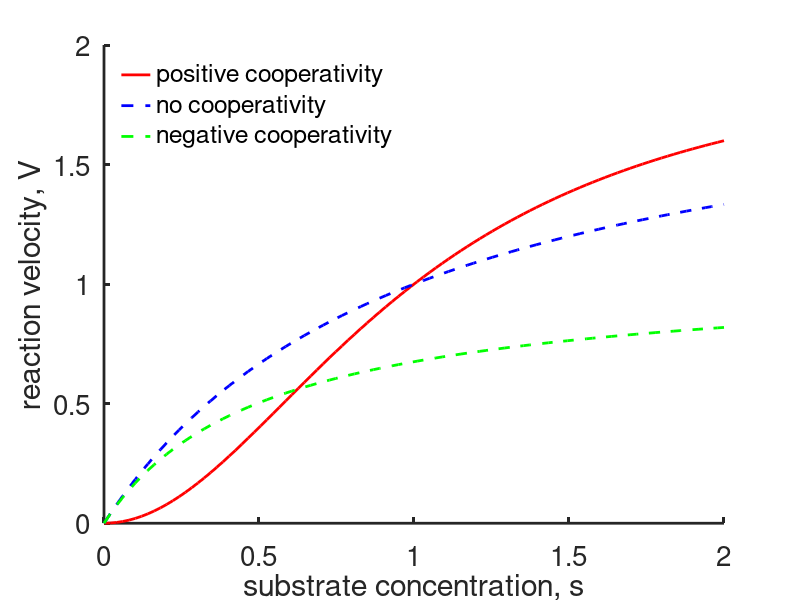

Write MATLAB code to recreate this figure.
%-------------------------------------------------------------------

% Matlab code for plotting the velocity of a cooperative enzyme.

% For Chapter 1, Fig. 1.4 of
% Keener and Sneyd, Mathematical Physiology, 3rd Edition, Springer.

% Written by James Keener and James Sneyd

%-------------------------------------------------------------------

close all
clear all
clc

set(0,                           ...
   'defaultaxesfontsize', 20,   ...
   'defaultaxeslinewidth', 2.0, ...
   'defaultlinelinewidth', 2.0, ...
   'defaultpatchlinewidth', 0.7);

e0 = 1; k2 = 1; k4 = 2;

s = linspace(0,2,100);
K1 = 1000; K2 = 0.001;
V = (k2*K2 + k4*s)*e0.*s./(K1*K2 + K2*s + s.^2);
plot(s,V,'r','LineWidth',2)
hold on

K1 = 0.5; K2 = 2;
V = (k2*K2 + k4*s)*e0.*s./(K1*K2 + K2*s + s.^2);
plot(s,V,'--b','LineWidth',2)

K1 = 0.5; K2 = 100;
V = (k2*K2 + k4*s)*e0.*s./(K1*K2 + K2*s + s.^2);
plot(s,V,'--g','LineWidth',2)
box off
xlabel('substrate concentration, s')
ylabel('reaction velocity, V')
legend('boxoff')
legend('positive cooperativity', 'no cooperativity','negative cooperativity','location','northwest')
